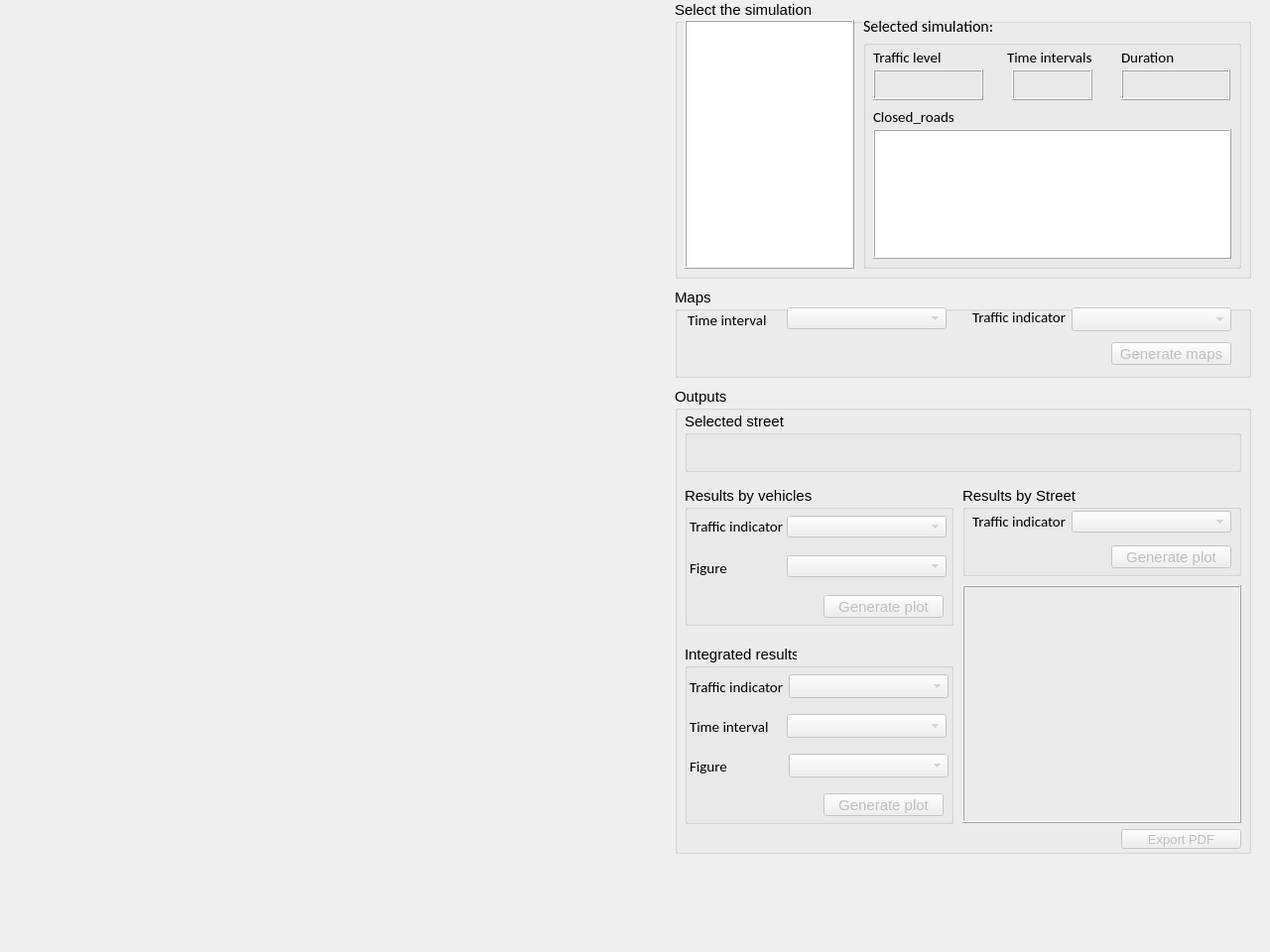
         <widget class="QWidget" name="output_analysis">
          <property name="sizePolicy">
           <sizepolicy hsizetype="Expanding" vsizetype="Expanding">
            <horstretch>0</horstretch>
            <verstretch>0</verstretch>
           </sizepolicy>
          </property>
          <property name="minimumSize">
           <size>
            <width>1280</width>
            <height>960</height>
           </size>
          </property>
          <attribute name="title">
           <string>Output analysis  </string>
          </attribute>
          <widget class="QWidget" name="layoutWidget_4">
           <property name="geometry">
            <rect>
             <x>0</x>
             <y>0</y>
             <width>681</width>
             <height>921</height>
            </rect>
           </property>
           <layout class="QVBoxLayout" name="mapLayout_output">
            <property name="spacing">
             <number>1</number>
            </property>
            <property name="sizeConstraint">
             <enum>QLayout::SetNoConstraint</enum>
            </property>
           </layout>
          </widget>
          <widget class="QGroupBox" name="groupBox_3">
           <property name="geometry">
            <rect>
             <x>680</x>
             <y>0</y>
             <width>581</width>
             <height>281</height>
            </rect>
           </property>
           <property name="font">
            <font>
             <pointsize>11</pointsize>
            </font>
           </property>
           <property name="layoutDirection">
            <enum>Qt::LeftToRight</enum>
           </property>
           <property name="title">
            <string>Select the simulation</string>
           </property>
           <widget class="QListView" name="listView_load_results">
            <property name="enabled">
             <bool>true</bool>
            </property>
            <property name="geometry">
             <rect>
              <x>10</x>
              <y>20</y>
              <width>171</width>
              <height>251</height>
             </rect>
            </property>
            <property name="font">
             <font>
              <pointsize>11</pointsize>
             </font>
            </property>
            <property name="layoutDirection">
             <enum>Qt::LeftToRight</enum>
            </property>
            <property name="frameShape">
             <enum>QFrame::Box</enum>
            </property>
            <property name="frameShadow">
             <enum>QFrame::Raised</enum>
            </property>
            <property name="editTriggers">
             <set>QAbstractItemView::SelectedClicked</set>
            </property>
            <property name="alternatingRowColors">
             <bool>true</bool>
            </property>
           </widget>
           <widget class="QGroupBox" name="groupBox_5">
            <property name="geometry">
             <rect>
              <x>190</x>
              <y>40</y>
              <width>381</width>
              <height>231</height>
             </rect>
            </property>
            <property name="title">
             <string/>
            </property>
            <property name="flat">
             <bool>false</bool>
            </property>
            <widget class="QLabel" name="label_traffic">
             <property name="geometry">
              <rect>
               <x>10</x>
               <y>10</y>
               <width>91</width>
               <height>16</height>
              </rect>
             </property>
             <property name="font">
              <font>
               <family>Calibri</family>
               <pointsize>11</pointsize>
              </font>
             </property>
             <property name="text">
              <string>Traffic level</string>
             </property>
            </widget>
            <widget class="QLabel" name="traffic_level_output_label">
             <property name="geometry">
              <rect>
               <x>10</x>
               <y>30</y>
               <width>111</width>
               <height>31</height>
              </rect>
             </property>
             <property name="font">
              <font>
               <pointsize>11</pointsize>
              </font>
             </property>
             <property name="frameShape">
              <enum>QFrame::Box</enum>
             </property>
             <property name="frameShadow">
              <enum>QFrame::Raised</enum>
             </property>
             <property name="text">
              <string/>
             </property>
            </widget>
            <widget class="QLabel" name="durationl_output_label">
             <property name="geometry">
              <rect>
               <x>260</x>
               <y>30</y>
               <width>110</width>
               <height>31</height>
              </rect>
             </property>
             <property name="font">
              <font>
               <pointsize>11</pointsize>
              </font>
             </property>
             <property name="frameShape">
              <enum>QFrame::Box</enum>
             </property>
             <property name="frameShadow">
              <enum>QFrame::Raised</enum>
             </property>
             <property name="text">
              <string/>
             </property>
            </widget>
            <widget class="QLabel" name="label_4">
             <property name="geometry">
              <rect>
               <x>260</x>
               <y>10</y>
               <width>71</width>
               <height>16</height>
              </rect>
             </property>
             <property name="font">
              <font>
               <family>Calibri</family>
               <pointsize>11</pointsize>
              </font>
             </property>
             <property name="text">
              <string>Duration</string>
             </property>
            </widget>
            <widget class="QLabel" name="label_intervals">
             <property name="geometry">
              <rect>
               <x>145</x>
               <y>10</y>
               <width>91</width>
               <height>16</height>
              </rect>
             </property>
             <property name="font">
              <font>
               <family>Calibri</family>
               <pointsize>11</pointsize>
              </font>
             </property>
             <property name="text">
              <string>Time intervals</string>
             </property>
            </widget>
            <widget class="QLabel" name="intervals_output_label">
             <property name="geometry">
              <rect>
               <x>150</x>
               <y>30</y>
               <width>81</width>
               <height>31</height>
              </rect>
             </property>
             <property name="font">
              <font>
               <pointsize>11</pointsize>
              </font>
             </property>
             <property name="frameShape">
              <enum>QFrame::Box</enum>
             </property>
             <property name="frameShadow">
              <enum>QFrame::Raised</enum>
             </property>
             <property name="text">
              <string/>
             </property>
            </widget>
            <widget class="QLabel" name="label_5">
             <property name="geometry">
              <rect>
               <x>10</x>
               <y>70</y>
               <width>101</width>
               <height>16</height>
              </rect>
             </property>
             <property name="font">
              <font>
               <family>Calibri</family>
               <pointsize>11</pointsize>
              </font>
             </property>
             <property name="text">
              <string>Closed_roads</string>
             </property>
            </widget>
           </widget>
           <widget class="QListView" name="listview_closed_road_result">
            <property name="geometry">
             <rect>
              <x>200</x>
              <y>130</y>
              <width>361</width>
              <height>131</height>
             </rect>
            </property>
            <property name="font">
             <font>
              <pointsize>10</pointsize>
             </font>
            </property>
            <property name="layoutDirection">
             <enum>Qt::LeftToRight</enum>
            </property>
            <property name="frameShape">
             <enum>QFrame::Box</enum>
            </property>
            <property name="frameShadow">
             <enum>QFrame::Raised</enum>
            </property>
            <property name="autoScrollMargin">
             <number>6</number>
            </property>
            <property name="editTriggers">
             <set>QAbstractItemView::NoEditTriggers</set>
            </property>
           </widget>
           <widget class="QLabel" name="selected_simulation_label">
            <property name="geometry">
             <rect>
              <x>190</x>
              <y>16</y>
              <width>381</width>
              <height>21</height>
             </rect>
            </property>
            <property name="font">
             <font>
              <family>Calibri</family>
              <pointsize>12</pointsize>
             </font>
            </property>
            <property name="text">
             <string>Selected simulation: </string>
            </property>
           </widget>
          </widget>
          <widget class="QGroupBox" name="groupBox_6">
           <property name="geometry">
            <rect>
             <x>680</x>
             <y>390</y>
             <width>581</width>
             <height>471</height>
            </rect>
           </property>
           <property name="font">
            <font>
             <pointsize>11</pointsize>
            </font>
           </property>
           <property name="layoutDirection">
            <enum>Qt::LeftToRight</enum>
           </property>
           <property name="title">
            <string>Outputs</string>
           </property>
           <widget class="QPushButton" name="export_pdf_button">
            <property name="enabled">
             <bool>false</bool>
            </property>
            <property name="geometry">
             <rect>
              <x>450</x>
              <y>446</y>
              <width>121</width>
              <height>20</height>
             </rect>
            </property>
            <property name="font">
             <font>
              <pointsize>10</pointsize>
             </font>
            </property>
            <property name="text">
             <string>Export PDF</string>
            </property>
           </widget>
           <widget class="QGroupBox" name="groupBox_10">
            <property name="geometry">
             <rect>
              <x>10</x>
              <y>260</y>
              <width>271</width>
              <height>181</height>
             </rect>
            </property>
            <property name="font">
             <font>
              <pointsize>11</pointsize>
             </font>
            </property>
            <property name="layoutDirection">
             <enum>Qt::LeftToRight</enum>
            </property>
            <property name="title">
             <string>Integrated results</string>
            </property>
            <widget class="QComboBox" name="comboBox_results_figures">
             <property name="enabled">
              <bool>false</bool>
             </property>
             <property name="geometry">
              <rect>
               <x>105</x>
               <y>110</y>
               <width>161</width>
               <height>24</height>
              </rect>
             </property>
             <property name="font">
              <font>
               <pointsize>11</pointsize>
              </font>
             </property>
             <property name="layoutDirection">
              <enum>Qt::LeftToRight</enum>
             </property>
            </widget>
            <widget class="QPushButton" name="generate_integrated_outputs_button">
             <property name="enabled">
              <bool>false</bool>
             </property>
             <property name="geometry">
              <rect>
               <x>140</x>
               <y>150</y>
               <width>121</width>
               <height>23</height>
              </rect>
             </property>
             <property name="font">
              <font>
               <pointsize>11</pointsize>
              </font>
             </property>
             <property name="text">
              <string>Generate plot</string>
             </property>
            </widget>
            <widget class="QComboBox" name="comboBox_results_traffic_indicator">
             <property name="enabled">
              <bool>false</bool>
             </property>
             <property name="geometry">
              <rect>
               <x>105</x>
               <y>30</y>
               <width>161</width>
               <height>24</height>
              </rect>
             </property>
             <property name="font">
              <font>
               <pointsize>11</pointsize>
              </font>
             </property>
             <property name="layoutDirection">
              <enum>Qt::LeftToRight</enum>
             </property>
            </widget>
            <widget class="QLabel" name="label_results_time_interval__integrated">
             <property name="geometry">
              <rect>
               <x>5</x>
               <y>75</y>
               <width>91</width>
               <height>16</height>
              </rect>
             </property>
             <property name="font">
              <font>
               <family>Calibri</family>
               <pointsize>11</pointsize>
              </font>
             </property>
             <property name="text">
              <string>Time interval</string>
             </property>
            </widget>
            <widget class="QLabel" name="label_results_traffic_indicator__integrated">
             <property name="geometry">
              <rect>
               <x>5</x>
               <y>35</y>
               <width>98</width>
               <height>16</height>
              </rect>
             </property>
             <property name="font">
              <font>
               <family>Calibri</family>
               <pointsize>11</pointsize>
              </font>
             </property>
             <property name="text">
              <string>Traffic indicator</string>
             </property>
            </widget>
            <widget class="QComboBox" name="comboBox_results_time_interval">
             <property name="enabled">
              <bool>false</bool>
             </property>
             <property name="geometry">
              <rect>
               <x>103</x>
               <y>70</y>
               <width>161</width>
               <height>24</height>
              </rect>
             </property>
             <property name="font">
              <font>
               <pointsize>11</pointsize>
              </font>
             </property>
             <property name="layoutDirection">
              <enum>Qt::LeftToRight</enum>
             </property>
            </widget>
            <widget class="QLabel" name="label_results_figure_integrated">
             <property name="geometry">
              <rect>
               <x>5</x>
               <y>115</y>
               <width>91</width>
               <height>16</height>
              </rect>
             </property>
             <property name="font">
              <font>
               <family>Calibri</family>
               <pointsize>11</pointsize>
              </font>
             </property>
             <property name="text">
              <string>Figure</string>
             </property>
            </widget>
           </widget>
           <widget class="QGroupBox" name="groupBox_2">
            <property name="geometry">
             <rect>
              <x>290</x>
              <y>100</y>
              <width>281</width>
              <height>91</height>
             </rect>
            </property>
            <property name="font">
             <font>
              <family>MS Shell Dlg 2</family>
              <pointsize>11</pointsize>
             </font>
            </property>
            <property name="layoutDirection">
             <enum>Qt::LeftToRight</enum>
            </property>
            <property name="title">
             <string>Results by Street</string>
            </property>
            <widget class="QPushButton" name="generate_street_outputs_button">
             <property name="enabled">
              <bool>false</bool>
             </property>
             <property name="geometry">
              <rect>
               <x>150</x>
               <y>60</y>
               <width>121</width>
               <height>23</height>
              </rect>
             </property>
             <property name="font">
              <font>
               <pointsize>11</pointsize>
              </font>
             </property>
             <property name="text">
              <string>Generate plot</string>
             </property>
            </widget>
            <widget class="QLabel" name="label_6">
             <property name="geometry">
              <rect>
               <x>10</x>
               <y>25</y>
               <width>98</width>
               <height>22</height>
              </rect>
             </property>
             <property name="font">
              <font>
               <family>Calibri</family>
               <pointsize>11</pointsize>
              </font>
             </property>
             <property name="text">
              <string>Traffic indicator</string>
             </property>
            </widget>
            <widget class="QComboBox" name="comboBox_results_by_street_traffic_indicator">
             <property name="enabled">
              <bool>false</bool>
             </property>
             <property name="geometry">
              <rect>
               <x>110</x>
               <y>25</y>
               <width>161</width>
               <height>22</height>
              </rect>
             </property>
             <property name="font">
              <font>
               <pointsize>11</pointsize>
              </font>
             </property>
            </widget>
           </widget>
           <widget class="QGroupBox" name="groupBox_12">
            <property name="geometry">
             <rect>
              <x>10</x>
              <y>100</y>
              <width>271</width>
              <height>141</height>
             </rect>
            </property>
            <property name="font">
             <font>
              <pointsize>11</pointsize>
             </font>
            </property>
            <property name="title">
             <string>Results by vehicles</string>
            </property>
            <widget class="QLabel" name="label_2">
             <property name="geometry">
              <rect>
               <x>5</x>
               <y>25</y>
               <width>101</width>
               <height>31</height>
              </rect>
             </property>
             <property name="font">
              <font>
               <family>Calibri</family>
               <pointsize>11</pointsize>
              </font>
             </property>
             <property name="text">
              <string>Traffic indicator</string>
             </property>
             <property name="wordWrap">
              <bool>true</bool>
             </property>
            </widget>
            <widget class="QComboBox" name="comboBox_results_veh_traffic_indicator">
             <property name="enabled">
              <bool>false</bool>
             </property>
             <property name="geometry">
              <rect>
               <x>103</x>
               <y>30</y>
               <width>161</width>
               <height>22</height>
              </rect>
             </property>
             <property name="font">
              <font>
               <pointsize>11</pointsize>
              </font>
             </property>
            </widget>
            <widget class="QPushButton" name="generate_vehicles_button">
             <property name="enabled">
              <bool>false</bool>
             </property>
             <property name="geometry">
              <rect>
               <x>140</x>
               <y>110</y>
               <width>121</width>
               <height>23</height>
              </rect>
             </property>
             <property name="font">
              <font>
               <pointsize>11</pointsize>
              </font>
             </property>
             <property name="text">
              <string>Generate plot</string>
             </property>
            </widget>
            <widget class="QComboBox" name="comboBox_results_veh_figure">
             <property name="enabled">
              <bool>false</bool>
             </property>
             <property name="geometry">
              <rect>
               <x>103</x>
               <y>70</y>
               <width>161</width>
               <height>22</height>
              </rect>
             </property>
            </widget>
            <widget class="QLabel" name="label">
             <property name="geometry">
              <rect>
               <x>5</x>
               <y>75</y>
               <width>81</width>
               <height>16</height>
              </rect>
             </property>
             <property name="font">
              <font>
               <family>Calibri</family>
               <pointsize>11</pointsize>
              </font>
             </property>
             <property name="text">
              <string>Figure</string>
             </property>
            </widget>
           </widget>
           <widget class="QLabel" name="label_plot">
            <property name="enabled">
             <bool>true</bool>
            </property>
            <property name="geometry">
             <rect>
              <x>290</x>
              <y>200</y>
              <width>281</width>
              <height>240</height>
             </rect>
            </property>
            <property name="sizePolicy">
             <sizepolicy hsizetype="Expanding" vsizetype="Preferred">
              <horstretch>0</horstretch>
              <verstretch>0</verstretch>
             </sizepolicy>
            </property>
            <property name="minimumSize">
             <size>
              <width>240</width>
              <height>240</height>
             </size>
            </property>
            <property name="cursor">
             <cursorShape>ArrowCursor</cursorShape>
            </property>
            <property name="toolTip">
             <string/>
            </property>
            <property name="toolTipDuration">
             <number>-1</number>
            </property>
            <property name="statusTip">
             <string/>
            </property>
            <property name="whatsThis">
             <string/>
            </property>
            <property name="accessibleName">
             <string/>
            </property>
            <property name="accessibleDescription">
             <string/>
            </property>
            <property name="frameShape">
             <enum>QFrame::Box</enum>
            </property>
            <property name="frameShadow">
             <enum>QFrame::Raised</enum>
            </property>
            <property name="text">
             <string/>
            </property>
            <property name="scaledContents">
             <bool>true</bool>
            </property>
            <property name="alignment">
             <set>Qt::AlignCenter</set>
            </property>
            <property name="openExternalLinks">
             <bool>true</bool>
            </property>
            <property name="buddy">
             <cstring></cstring>
            </property>
           </widget>
           <widget class="QGroupBox" name="groupBox_11">
            <property name="geometry">
             <rect>
              <x>10</x>
              <y>25</y>
              <width>561</width>
              <height>61</height>
             </rect>
            </property>
            <property name="font">
             <font>
              <family>MS Shell Dlg 2</family>
              <pointsize>11</pointsize>
             </font>
            </property>
            <property name="title">
             <string>Selected street</string>
            </property>
            <widget class="QLabel" name="selected_street_label">
             <property name="geometry">
              <rect>
               <x>10</x>
               <y>20</y>
               <width>531</width>
               <height>36</height>
              </rect>
             </property>
             <property name="font">
              <font>
               <pointsize>11</pointsize>
              </font>
             </property>
             <property name="text">
              <string/>
             </property>
            </widget>
           </widget>
          </widget>
          <widget class="QGroupBox" name="groupBox">
           <property name="geometry">
            <rect>
             <x>680</x>
             <y>290</y>
             <width>581</width>
             <height>91</height>
            </rect>
           </property>
           <property name="sizePolicy">
            <sizepolicy hsizetype="Expanding" vsizetype="Expanding">
             <horstretch>0</horstretch>
             <verstretch>0</verstretch>
            </sizepolicy>
           </property>
           <property name="font">
            <font>
             <pointsize>11</pointsize>
            </font>
           </property>
           <property name="layoutDirection">
            <enum>Qt::LeftToRight</enum>
           </property>
           <property name="title">
            <string>Maps</string>
           </property>
           <widget class="QLabel" name="label_results_time_interval">
            <property name="geometry">
             <rect>
              <x>13</x>
              <y>25</y>
              <width>91</width>
              <height>16</height>
             </rect>
            </property>
            <property name="sizePolicy">
             <sizepolicy hsizetype="Expanding" vsizetype="Expanding">
              <horstretch>0</horstretch>
              <verstretch>0</verstretch>
             </sizepolicy>
            </property>
            <property name="font">
             <font>
              <family>Calibri</family>
              <pointsize>11</pointsize>
             </font>
            </property>
            <property name="text">
             <string>Time interval</string>
            </property>
           </widget>
           <widget class="QComboBox" name="comboBox_results_maps_traffic_indicator">
            <property name="enabled">
             <bool>false</bool>
            </property>
            <property name="geometry">
             <rect>
              <x>400</x>
              <y>20</y>
              <width>161</width>
              <height>24</height>
             </rect>
            </property>
            <property name="sizePolicy">
             <sizepolicy hsizetype="Expanding" vsizetype="Expanding">
              <horstretch>0</horstretch>
              <verstretch>0</verstretch>
             </sizepolicy>
            </property>
            <property name="font">
             <font>
              <pointsize>11</pointsize>
             </font>
            </property>
            <property name="layoutDirection">
             <enum>Qt::LeftToRight</enum>
            </property>
           </widget>
           <widget class="QComboBox" name="comboBox_results_maps_time_interval">
            <property name="enabled">
             <bool>false</bool>
            </property>
            <property name="geometry">
             <rect>
              <x>113</x>
              <y>20</y>
              <width>161</width>
              <height>22</height>
             </rect>
            </property>
            <property name="sizePolicy">
             <sizepolicy hsizetype="Expanding" vsizetype="Expanding">
              <horstretch>0</horstretch>
              <verstretch>0</verstretch>
             </sizepolicy>
            </property>
            <property name="font">
             <font>
              <pointsize>11</pointsize>
             </font>
            </property>
            <property name="layoutDirection">
             <enum>Qt::LeftToRight</enum>
            </property>
           </widget>
           <widget class="QLabel" name="label_results_maps_traffic_indicator">
            <property name="geometry">
             <rect>
              <x>300</x>
              <y>20</y>
              <width>98</width>
              <height>20</height>
             </rect>
            </property>
            <property name="sizePolicy">
             <sizepolicy hsizetype="Expanding" vsizetype="Expanding">
              <horstretch>0</horstretch>
              <verstretch>0</verstretch>
             </sizepolicy>
            </property>
            <property name="font">
             <font>
              <family>Calibri</family>
              <pointsize>11</pointsize>
              <strikeout>false</strikeout>
              <kerning>true</kerning>
             </font>
            </property>
            <property name="text">
             <string>Traffic indicator</string>
            </property>
           </widget>
           <widget class="QPushButton" name="generate_map_button">
            <property name="enabled">
             <bool>false</bool>
            </property>
            <property name="geometry">
             <rect>
              <x>440</x>
              <y>55</y>
              <width>121</width>
              <height>23</height>
             </rect>
            </property>
            <property name="sizePolicy">
             <sizepolicy hsizetype="Expanding" vsizetype="Expanding">
              <horstretch>0</horstretch>
              <verstretch>0</verstretch>
             </sizepolicy>
            </property>
            <property name="font">
             <font>
              <pointsize>11</pointsize>
             </font>
            </property>
            <property name="cursor">
             <cursorShape>ArrowCursor</cursorShape>
            </property>
            <property name="text">
             <string>Generate maps</string>
            </property>
           </widget>
          </widget>
          <widget class="QLabel" name="label_mlg_2">
           <property name="geometry">
            <rect>
             <x>1080</x>
             <y>885</y>
             <width>111</width>
             <height>31</height>
            </rect>
           </property>
           <property name="text">
            <string/>
           </property>
           <property name="scaledContents">
            <bool>true</bool>
           </property>
          </widget>
          <widget class="QLabel" name="label_ulb_2">
           <property name="geometry">
            <rect>
             <x>1203</x>
             <y>866</y>
             <width>51</width>
             <height>51</height>
            </rect>
           </property>
           <property name="text">
            <string/>
           </property>
           <property name="scaledContents">
            <bool>true</bool>
           </property>
          </widget>
          <widget class="QLabel" name="without_label">
           <property name="geometry">
            <rect>
             <x>10</x>
             <y>408</y>
             <width>182</width>
             <height>18</height>
            </rect>
           </property>
           <property name="layoutDirection">
            <enum>Qt::RightToLeft</enum>
           </property>
           <property name="autoFillBackground">
            <bool>false</bool>
           </property>
           <property name="text">
            <string/>
           </property>
           <property name="alignment">
            <set>Qt::AlignCenter</set>
           </property>
          </widget>
          <widget class="QLabel" name="with_label">
           <property name="geometry">
            <rect>
             <x>10</x>
             <y>830</y>
             <width>152</width>
             <height>18</height>
            </rect>
           </property>
           <property name="layoutDirection">
            <enum>Qt::RightToLeft</enum>
           </property>
           <property name="autoFillBackground">
            <bool>false</bool>
           </property>
           <property name="text">
            <string/>
           </property>
           <property name="alignment">
            <set>Qt::AlignCenter</set>
           </property>
          </widget>
          <zorder>groupBox_6</zorder>
          <zorder>groupBox_3</zorder>
          <zorder>layoutWidget_4</zorder>
          <zorder>groupBox</zorder>
          <zorder>label_mlg_2</zorder>
          <zorder>label_ulb_2</zorder>
          <zorder>without_label</zorder>
          <zorder>with_label</zorder>
         </widget>
